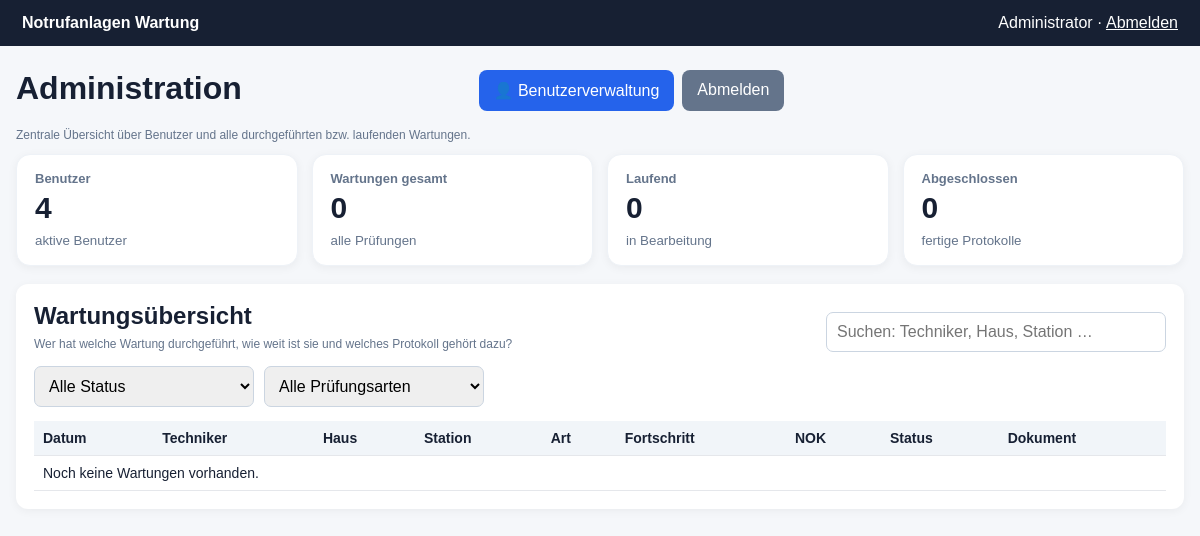
The page /admin (signed in) on the database as committed earlier.
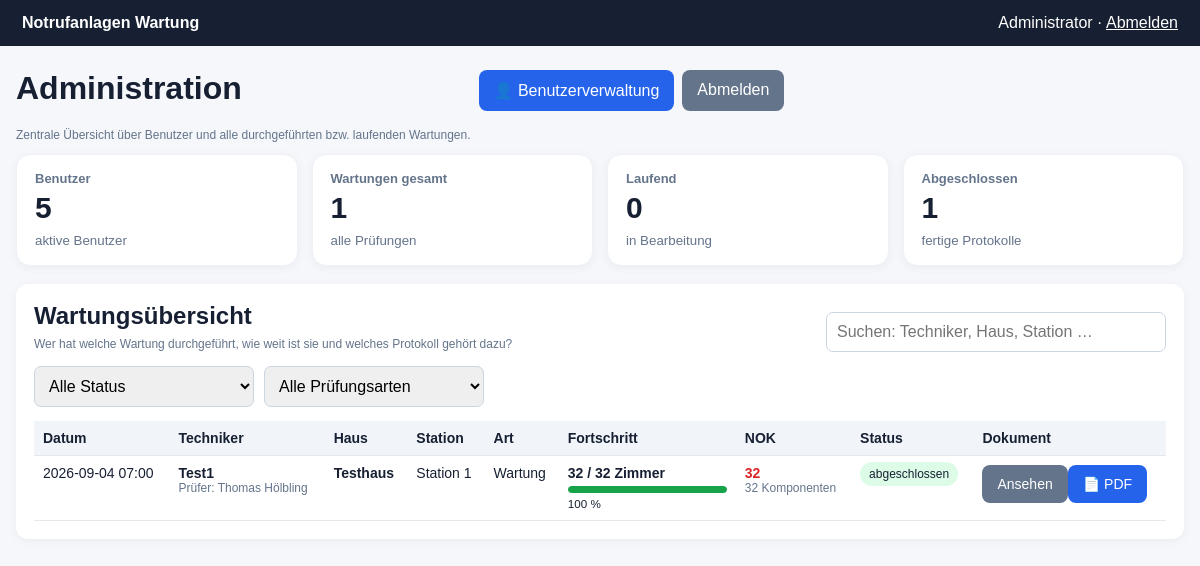
The same page on the database as committed later.
### tables this page shows
CREATE TABLE users (
        id INTEGER PRIMARY KEY AUTOINCREMENT,
        username TEXT UNIQUE NOT NULL,
        password_hash TEXT NOT NULL,
        display_name TEXT NOT NULL,
        role TEXT NOT NULL DEFAULT 'technician'
    , active INTEGER NOT NULL DEFAULT 1);

CREATE TABLE maintenances (
        id INTEGER PRIMARY KEY AUTOINCREMENT,
        hauscode TEXT NOT NULL,
        station TEXT NOT NULL,
        technician_id INTEGER NOT NULL,
        inspector_name TEXT,
        inspection_year INTEGER,
        inspection_type TEXT,
        email_address TEXT,
        status TEXT NOT NULL DEFAULT 'open',
        created_at TEXT NOT NULL,
        completed_at TEXT,
        signature TEXT,
        email_sent_at TEXT,
        email_error TEXT,
        pdf_path TEXT, station_id TEXT, updated_at TEXT,
        FOREIGN KEY(technician_id) REFERENCES users(id)
    );

### app/main.py (the view)
@app.get("/admin", response_class=HTMLResponse)
def admin_dashboard(request: Request):
    u=current_user(request)
    if not u: return RedirectResponse("/login",303)
    if u["role"] != "admin": return RedirectResponse("/",303)
    c=db()
    stats=c.execute("""SELECT
      COUNT(*) AS total,
      SUM(CASE WHEN status='open' THEN 1 ELSE 0 END) AS open_count,
      SUM(CASE WHEN status='completed' THEN 1 ELSE 0 END) AS completed_count,
      COUNT(DISTINCT technician_id) AS technician_count
      FROM maintenances""").fetchone()
    users_count=c.execute("SELECT COUNT(*) AS n FROM users WHERE active=1").fetchone()["n"]
    rows=c.execute("""SELECT m.*,u.display_name,
      COUNT(res.id) AS total_rooms,
      SUM(CASE WHEN res.zt IS NOT NULL AND res.zl IS NOT NULL AND res.rt_b1 IS NOT NULL AND res.rt_b2 IS NOT NULL AND res.rt_b3 IS NOT NULL AND res.rt IS NOT NULL AND res.pt_bad IS NOT NULL AND res.rt_bad IS NOT NULL AND res.zt_bad IS NOT NULL AND res.at_bad IS NOT NULL THEN 1 ELSE 0 END) AS checked_rooms,
      SUM(CASE WHEN res.zt='NOK' OR res.zl='NOK' OR res.rt_b1='NOK' OR res.rt_b2='NOK' OR res.rt_b3='NOK' OR res.rt='NOK' OR res.rt_bad='NOK' OR res.pt_bad='NOK' OR res.zt_bad='NOK' OR res.at_bad='NOK' THEN 1 ELSE 0 END) AS nok_rooms,
      SUM(CASE WHEN res.zt='NOK' THEN 1 ELSE 0 END)+SUM(CASE WHEN res.zl='NOK' THEN 1 ELSE 0 END)+SUM(CASE WHEN res.rt_b1='NOK' THEN 1 ELSE 0 END)+SUM(CASE WHEN res.rt_b2='NOK' THEN 1 ELSE 0 END)+SUM(CASE WHEN res.rt_b3='NOK' THEN 1 ELSE 0 END)+SUM(CASE WHEN res.rt='NOK' THEN 1 ELSE 0 END)+SUM(CASE WHEN res.pt_bad='NOK' THEN 1 ELSE 0 END)+SUM(CASE WHEN res.rt_bad='NOK' THEN 1 ELSE 0 END)+SUM(CASE WHEN res.zt_bad='NOK' THEN 1 ELSE 0 END)+SUM(CASE WHEN res.at_bad='NOK' THEN 1 ELSE 0 END) AS nok_components
      FROM maintenances m JOIN users u ON u.id=m.technician_id LEFT JOIN results res ON res.maintenance_id=m.id
      GROUP BY m.id ORDER BY COALESCE(m.updated_at,m.created_at) DESC, m.id DESC LIMIT 100""").fetchall()
    c.close()
    return TEMPLATES.TemplateResponse("admin.html",{"request":request,"user":u,"stats":stats,"users_count":users_count,"maintenances":rows})

### app/templates/admin.html (shortened to what this page needs)
{% extends "base.html" %}{% block content %}
<div class="actions admin-head">
  <div><h1>Administration</h1><p class="mini">Zentrale Übersicht über Benutzer und alle durchgeführten bzw. laufenden Wartungen.</p></div>
  <div class="actions"><a class="btn" href="/users">👤 Benutzerverwaltung</a><a class="btn secondary" href="/logout">Abmelden</a></div>
</div>
<div class="admin-stats">
  <div class="admin-stat"><span>Benutzer</span><strong>{{users_count or 0}}</strong><small>aktive Benutzer</small></div>
  <div class="admin-stat"><span>Wartungen gesamt</span><strong>{{stats.total or 0}}</strong><small>alle Prüfungen</small></div>
  <div class="admin-stat"><span>Laufend</span><strong>{{stats.open_count or 0}}</strong><small>in Bearbeitung</small></div>
  <div class="admin-stat"><span>Abgeschlossen</span><strong>{{stats.completed_count or 0}}</strong><small>fertige Protokolle</small></div>
</div>
<div class="card">
  <div class="admin-toolbar">
    <div><h2 style="margin-bottom:4px">Wartungsübersicht</h2><span class="mini">Wer hat welche Wartung durchgeführt, wie weit ist sie und welches Protokoll gehört dazu?</span></div>
    <input id="adminSearch" class="admin-search" placeholder="Suchen: Techniker, Haus, Station …" oninput="filterAdmin()">
  </div>
  <div class="admin-filter-row">
    <select id="statusFilter" onchange="filterAdmin()"><option value="">Alle Status</option><option value="open">In Bearbeitung</option><option value="completed">Abgeschlossen</option></select>
    <select id="typeFilter" onchange="filterAdmin()"><option value="">Alle Prüfungsarten</option><option>Inspektion</option><option>Wartung</option><option>Instandhaltung</option></select>
  </div>
  <div class="admin-table-wrap">
  <table id="adminTable" class="admin-table">
    <thead><tr><th>Datum</th><th>Techniker</th><th>Haus</th><th>Station</th><th>Art</th><th>Fortschritt</th><th>NOK</th><th>Status</th><th>Dokument</th></tr></thead>
    <tbody>
    {% for m in maintenances %}
      {% set total=m.total_rooms or 0 %}{% set checked=m.checked_rooms or 0 %}{% set pct=((checked*100/total)|round|int) if total else 0 %}
      <tr data-status="{{m.status}}" data-type="{{m.inspection_type or 'Wartung'}}" data-search="{{(m.display_name ~ ' ' ~ m.hauscode ~ ' ' ~ m.station ~ ' ' ~ (m.inspection_type or 'Wartung'))|lower}}">
        <td>{{(m.created_at or '')[:16].replace('T',' ')}}</td>
        <td><b>{{m.display_name}}</b>{% if m.inspector_name and m.inspector_name != m.display_name %}<div class="mini">Prüfer: {{m.inspector_name}}</div>{% endif %}</td>
        <td><b>{{m.hauscode}}</b></td><td>{{m.station}}</td><td>{{m.inspection_type or 'Wartung'}}</td>
        <td style="min-width:150px"><b>{{checked}} / {{total}} Zimmer</b><div class="admin-progress"><span style="width:{{pct}}%"></span></div><small>{{pct}} %</small></td>
        <td><span class="admin-nok">{{m.nok_rooms or 0}}</span>{% if m.nok_components %}<div class="mini">{{m.nok_components}} Komponenten</div>{% endif %}</td>
        <td><span class="status {% if m.status=='completed' %}ok{% else %}nf{% endif %}">{{'abgeschlossen' if m.status=='completed' else 'in Bearbeitung'}}</span></td>
        <td class="admin-actions"><a class="btn secondary" href="/admin/maintenance/{{m.id}}">Ansehen</a>{% if m.status=='completed' %}<a class="btn" href="/maintenance/{{m.id}}/pdf" target="_blank">📄 PDF</a>{% endif %}</td>
      </tr>
    {% else %}<tr><td colspan="9">Noch keine Wartungen vorhanden.</td></tr>{% endfor %}
    </tbody>
  </table>
  </div>
</div>
{% endblock %}

### app/templates/base.html (shortened to what this page needs)
<!doctype html>
<html lang="de">
<head>
</head>
<body>
<div class="top"><b>Notrufanlagen Wartung</b>{% if user %}<span>{{ user.display_name }} · <a style="color:white" href="/logout">Abmelden</a></span>{% endif %}</div>
<div class="wrap">{% block content %}{% endblock %}</div>
</body>
</html>

### app/templates/base.html (style rules this page uses)
:root { font-family:Arial,sans-serif;color:#172033;background:#f5f7fa }
body { margin:0 }
.top { background:#172033;color:#fff;padding:14px 22px;display:flex;justify-content:space-between;align-items:center }
.wrap { max-width:1200px;margin:24px auto;padding:0 16px }
.card { background:white;border-radius:12px;padding:18px;margin-bottom:18px;box-shadow:0 2px 10px #0000000d }
h1,h2 { margin-top:0 }
.btn { display:inline-block;border:0;border-radius:8px;padding:11px 15px;background:#2563eb;color:white;text-decoration:none;cursor:pointer }
.btn.secondary { background:#64748b }
input,select { padding:10px;border:1px solid #cbd5e1;border-radius:7px;font-size:16px;width:100%;box-sizing:border-box }
table { width:100%;border-collapse:collapse }
th,td { border-bottom:1px solid #e5e7eb;padding:9px;text-align:left;font-size:14px }
th { background:#f1f5f9 }
.status { padding:5px 9px;border-radius:99px;font-size:12px }
.ok { background:#dcfce7 }
.mini { font-size:12px;color:#64748b }
.actions { display:flex;gap:8px;flex-wrap:wrap }
.admin-head { align-items:flex-start }
.admin-stats { display:grid;grid-template-columns:repeat(4,minmax(0,1fr));gap:14px;margin-bottom:18px }
.admin-stat { background:#fff;border-radius:14px;padding:16px 18px;box-shadow:0 2px 10px #0000000d;border:1px solid #eef2f7 }
.admin-stat span { display:block;font-size:13px;color:#64748b;font-weight:600 }
.admin-stat strong { display:block;font-size:30px;line-height:1.15;margin:5px 0 }
.admin-stat small { color:#64748b }
.admin-toolbar { display:flex;justify-content:space-between;align-items:flex-end;gap:16px;margin-bottom:14px }
.admin-search { max-width:340px }
.admin-filter-row { display:flex;gap:10px;margin-bottom:14px }
.admin-filter-row select { max-width:220px }
.admin-table-wrap { overflow:auto;-webkit-overflow-scrolling:touch }
.admin-table { min-width:980px }
.admin-table th,.admin-table td { vertical-align:top }
.admin-progress { height:7px;background:#e2e8f0;border-radius:99px;overflow:hidden;margin:5px 0 2px }
.admin-progress span { display:block;height:100%;background:#16a34a;border-radius:99px }
.admin-nok { color:#dc2626;font-weight:700 }
.admin-actions { white-space:nowrap }

Rows that differ between the two databases and show on the page:
added maintenances: created_at "2026-09-04 07:00", display_name "Test1", inspector_name "Thomas Hölbling", hauscode "Testhaus", station "Station 1", inspection_type "Wartung", checked "32", total "32", pct "100", nok_rooms "32", nok_components "32", status "abgeschlossen"
Other text that changed with them:
{{ users_count or 0 }}: "4" → "5"
{{ stats.total or 0 }}: "0" → "1"
{{ stats.completed_count or 0 }}: "0" → "1"
text no longer shown: "Noch keine Wartungen vorhanden."
